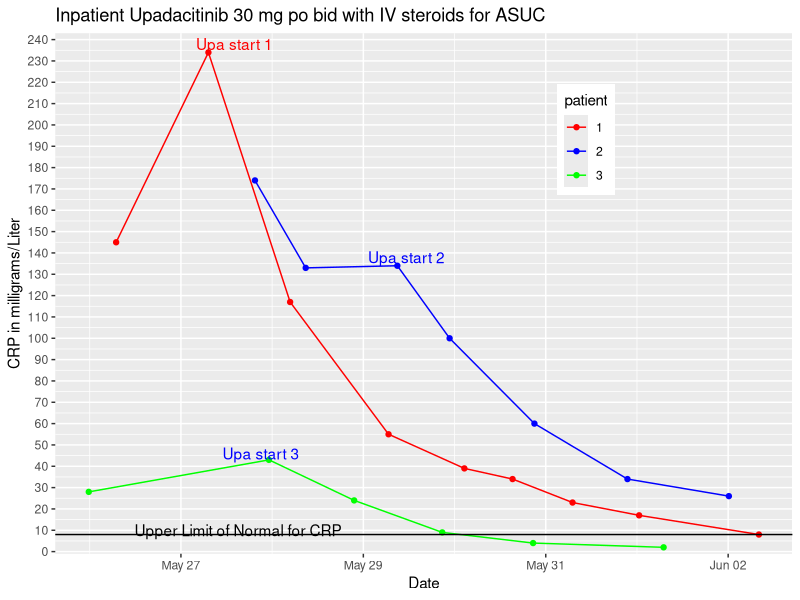

Reproduce this figure in R.
## ---- chunk 1
knitr::opts_chunk$set(echo = TRUE)
library(tidyverse)
library(readxl)
library(here)
library(lubridate)
## ---- chunk 2
crp <- readxl::read_excel("upa_data2.xlsx") %>%
  filter(test == "crp") %>% 
  #filter(Dx == "uc") %>% 
  mutate(patient = factor(patient)) %>% 
  relocate(patient, Dx, upa_start_date, upa) 

## ---- chunk 3
crp %>% 
  group_by(patient) %>% 
  ggplot() +
  aes(x = date, y = 10*value, group = patient, color = patient) +
  geom_point() +
  geom_line() +
  scale_color_manual(values = c("red", "blue", "green")) +
  labs(y = "CRP in milligrams/Liter",
       x = "Date",
       title = "Inpatient Upadacitinib 30 mg po bid with IV steroids for ASUC") +
  annotate("text", x = mdy_hms("May 27, 2022, 21:06:00"), y = 46, label= "Upa start 3", color = "blue"  ) +
  annotate("text", x = mdy_hms("May 27, 2022, 14:04:00"), y = 238, label= "Upa start 1", color = "red") +
  annotate("text", x = mdy_hms("May 29, 2022, 11:21:00"), y = 138, label= "Upa start 2", color = "blue") +
  scale_y_continuous(breaks = seq(0, 250, 10),
          expand = expansion(add = c(3,5))) +
  geom_hline(yintercept =8, color = "black") +
  annotate("text", x = mdy_hms("May 27, 2022, 15:00:00"), y = 10, label= "Upper Limit of Normal for CRP", color = "black") +
  theme(legend.position = c(0.72, 0.796))
